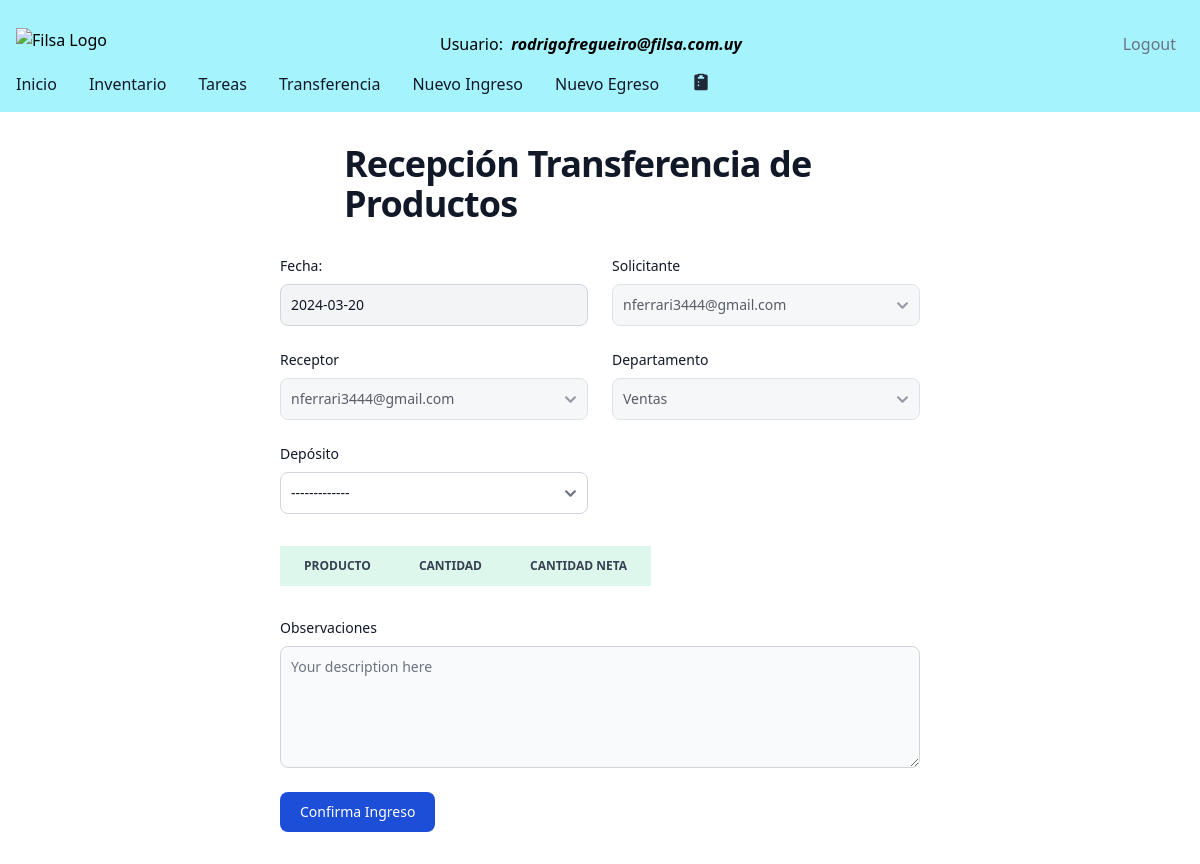
/transfer-reception/1 (signed in), run on an earlier commit of the app's database.
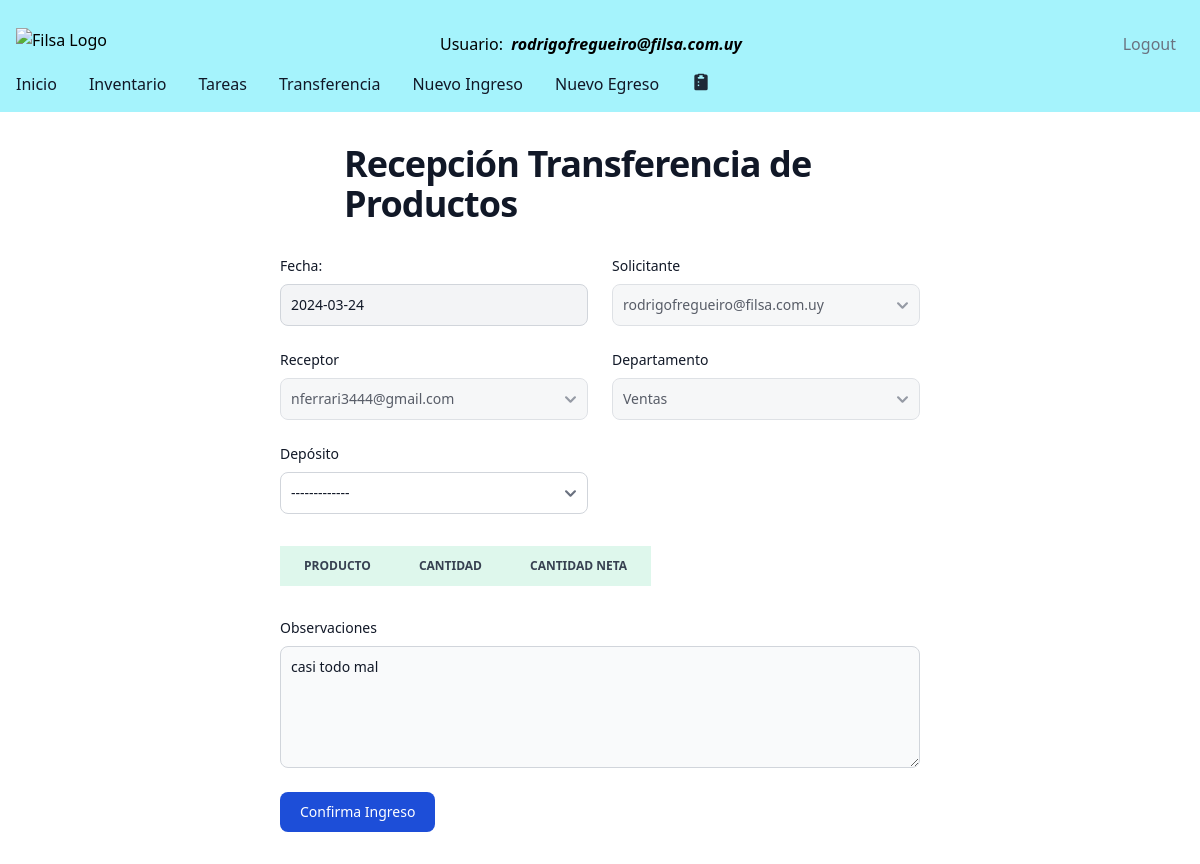
And on a later commit of the database.
### filsa/models.py (models this page shows)
class Tasks(models.Model):
    STATUS = [('Pending','Pending'),
              ('Confirmed','Confirmed')]
    DEPARTMENT = [('Ventas','Ventas'),
                ('Dirección', 'Dirección'),
                ('Administración', 'Administración'),
                 ('Encargado Servicio Técnico', 'Encargado Servicio Técnico'),
                ('Servicio Técnico', 'Servicio Técnico'),
                ('Logística','Logística')
                ]
    MOTIVOSINGRESO = [('Devolución Mercadería', 'Devolución Mercadería'),
                ('Importación', 'Importación'),
                 ('Compra en Plaza', 'Compra en Plaza'),
                 ('Armado Nuevo Producto', 'Armado Nuevo Producto' )]
    MOTIVOSEGRESO = [('Servicio Técnico', 'Servicio Técnico'),
                     ('Planta de Armado', 'Planta de Armado'),
                      ('Ventas', 'Ventas'),
                       ('Mantenimiento', 'Mantenimiento') ]
    task_id = models.AutoField(primary_key=True)
    receptor = models.ForeignKey(CustomUser, on_delete=models.CASCADE, related_name='receptor',  blank=True, null=True)
    issuer = models.ForeignKey(CustomUser, on_delete=models.CASCADE, related_name='issuer', blank=True, null=True)
    status = models.CharField(max_length=30, choices= STATUS, default='Pending')
    department = models.CharField(max_length=30, choices = DEPARTMENT, default='Sales')
    date = models.DateField(verbose_name=u"Fecha")
    deliveryDate = models.DateField(verbose_name=u"Fecha", default = '1970-01-01')
    motivoIngreso = models.CharField(max_length=30, choices = MOTIVOSINGRESO) # default='Transferencia Depósitos')
    motivoEgreso = models.CharField(max_length=30, choices = MOTIVOSEGRESO) #default='Transferencia Depósitos')
    warehouseProduct = models.ForeignKey(WarehousesProduct, on_delete= models.CASCADE, blank=True, null=True)
    actionType = models.CharField(max_length=20,  default='Inbound')
    observations = models.CharField(max_length=500, null=True, blank= True)

### filsa/views.py (the view)
# urls.py: path('transfer-reception/<int:requested_id>', transferReceptionView, name='transferreception'),
@login_required
def transferReceptionView(request, requested_id):
    pendingTask = Tasks.objects.filter(task_id=requested_id).first()
    print('request is:', request.method)
    print('request product data', request.POST.get('product_0'))
    product = request.POST.get('product')
    issuer = request.POST.get('issuer')
    products = pendingTask.stockmovements_set.all()
    tasks = Tasks.objects.filter(task_id=requested_id, actionType='Transferencia').prefetch_related('stockmovements_set')
    numberOfProducts = request.POST.get('extra_field_count')
    print('number Of Produtos in Inbound Reception View is {}'.format(numberOfProducts))
    if request.method == "POST":
        form = TransferReceptionForm(request.POST, instance= pendingTask, extra= request.POST.get('extra_field_count'))
        print('form is valid', form.is_valid())
        print('form fields are', form.cleaned_data)
        if form.is_valid():
            print('el form es valido')
            department = form.cleaned_data['department']
            issuer = form.cleaned_data['issuer']
            receptor = form.cleaned_data['receptor']
            warehouse = form.cleaned_data['warehouse']
            actionType = 'Confirma Transferencia'
            observations = form.cleaned_data['observations']
            deliveryDate = datetime.now().date()
            datalist = []
            taskToUpdate = Tasks.objects.filter(task_id=requested_id)
            taskToUpdate.update(status='Confirmed', observations=observations, deliveryDate=deliveryDate)
            taskupdated = Tasks.objects.filter(task_id = requested_id).values_list('receptor', 'issuer','status', 'motivoIngreso','motivoEgreso','warehouseProduct__name','actionType')
            print('taskupdated in view is ', taskupdated)
            task = Tasks.objects.get(task_id=requested_id)
            for i , product in enumerate(products):
                form.fields['producto_{}'.format(i)] = product.warehouseProduct.product.name                     #product.product.name
                form.fields['cantidad_{}'.format(i)] = product.cantidad
                netQuantity = form.cleaned_data['cantidadNeta_{}'.format(i)]
                quantity = form.fields['cantidad_{}'.format(i)]
                diffQuantity = int(quantity) - int(netQuantity)
                productdb = get_object_or_404(Product, product_id = product.warehouseProduct.product.product_id)
                print('productdb is', productdb)
                warehouseProduct = WarehousesProduct.objects.filter(product= productdb, name=warehouse)
                print('productToUPdate is', warehouseProduct)
                if warehouseProduct.exists():
                    warehouseProduct_data = WarehousesProduct.objects.get(product=productdb, name=warehouse)
                    warehouseProduct.update(quantity = F('quantity') + netQuantity, deltaQuantity = F('deltaQuantity') - diffQuantity)
                    newProduct = StockMovements(warehouseProduct =  warehouseProduct_data  ,          #     product_data,
                             actionType = actionType,
                                         cantidad= quantity, cantidadNeta=netQuantity, task = task )
                    datalist.append(newProduct)
                else:
                    newProductInDeposit= WarehousesProduct.objects.create(product=productdb, name=warehouse, quantity = quantity, deltaQuantity=  diffQuantity)
                    newProductMovement = StockMovements(warehouseProduct = newProductInDeposit,
                             actionType = actionType,
                                         cantidad= quantity, cantidadNeta=netQuantity, task = task )
                    datalist.append(newProductMovement)
                productWarehouseToDelete = WarehousesProduct.objects.filter(product = productdb, name="En Transito")
                print('productToUpdate is:', productWarehouseToDelete)
                productWarehouseToDelete.delete()
            StockMovements.objects.bulk_create(datalist)
            return redirect('/tasks/')
    else:
        form = TransferReceptionForm(instance= pendingTask ,
                                    initial={"task_id": requested_id })
    return render(request, "transferReception.html", {"form": form, 'task_id': requested_id , "tasks": tasks}) #, "numberOfProducts": len(productsToReceive)})

### filsa/models.py (called while the page is built)
    def __str__(self):
        return self.name

### filsa/templates/transferReception.html (shortened to what this page needs)
{% extends '_base.html' %}
{% load static %}
{% block content %}
<section class="bg-white dark:bg-gray-900">
    <div class="py-8 px-4 mx-auto max-w-2xl lg:py-8">
        <h1 class="flex mb-8 text-2xl sm:px-16 xl:px-15 font-extrabold leading-none tracking-tight text-gray-900 md:text-3xl lg:text-4xl dark:text-white">Recepción Transferencia de Productos</h1>
        <form id ='productsreception' action="{% url 'transferreception' task_id %}" method="POST" onsubmit="openLoader()">
            <div class="grid gap-4 sm:grid-cols-2 sm:gap-6">
                <div class="w-full">
                    <label for="brand" class="block mb-2 text-sm font-medium text-gray-900 dark:text-white">{{form.date.label_tag}}</label>
                    {{form.date}}
                    </div>
                <div>
                    <label for="solicitante" class="block mb-2 text-sm font-medium text-gray-900 dark:text-white">Solicitante</label>
                            {{form.issuer}}
                </div>
                <div>
                    <label for="solicitante" class="block mb-2 text-sm font-medium text-gray-900 dark:text-white">Receptor</label>
                            {{form.receptor}}
                </div>
                <div>
                <label for="departamento" class="block mb-2 text-sm font-medium text-gray-900 dark:text-white">Departamento</label>
                {{form.department}}
                </div>
                <div>
                    <label for="departamento" class="block mb-2 text-sm font-medium text-gray-900 dark:text-white">Depósito</label>
                    {{form.warehouse}}
                    </div>
                </div>
                 <div class="py-8">
                 <table id="productTable" class="py-8 px-4 max-w-4xl lg:py-16 text-sm text-left rtl:text-right text-gray-500 dark:text-gray-400">
                    <thead class="text-xs text-gray-700 uppercase bg-green-100 dark:bg-gray-700 dark:text-gray-400">
                        <tr>
                            <th scope="col" class="px-6 py-3">Producto</th>
                            <th scope="col" class="px-6 py-3">Cantidad</th>
                            <th scope="col" class="px-6 py-3">Cantidad Neta</th>
                        </tr>
                    </thead>
                </table>
            </div>
                <div class="sm:col-span-2">
                    <label for="description" class="block mb-2 text-sm font-medium text-gray-900 dark:text-white">Observaciones</label>
                    {{form.observations}}
                </div>
            <button type="submit" class="inline-flex items-center px-5 py-2.5 mt-4 sm:mt-6 text-sm font-medium text-center text-white bg-primary-700 rounded-lg focus:ring-4 focus:ring-primary-200 dark:focus:ring-primary-900 hover:bg-primary-800">
                Confirma Ingreso
            </button>
        </form>
    </div>
  </section>
  {% endblock content %}

What changed in the data, as far as the page shows it:
changed Tasks "nferrari3444@gmail.com": date "2024-03-20" → "2024-03-24"; issuer "nferrari3444@gmail.com" → "rodrigofregueiro@filsa.com.uy"; observations (not shown) → "casi todo mal"
